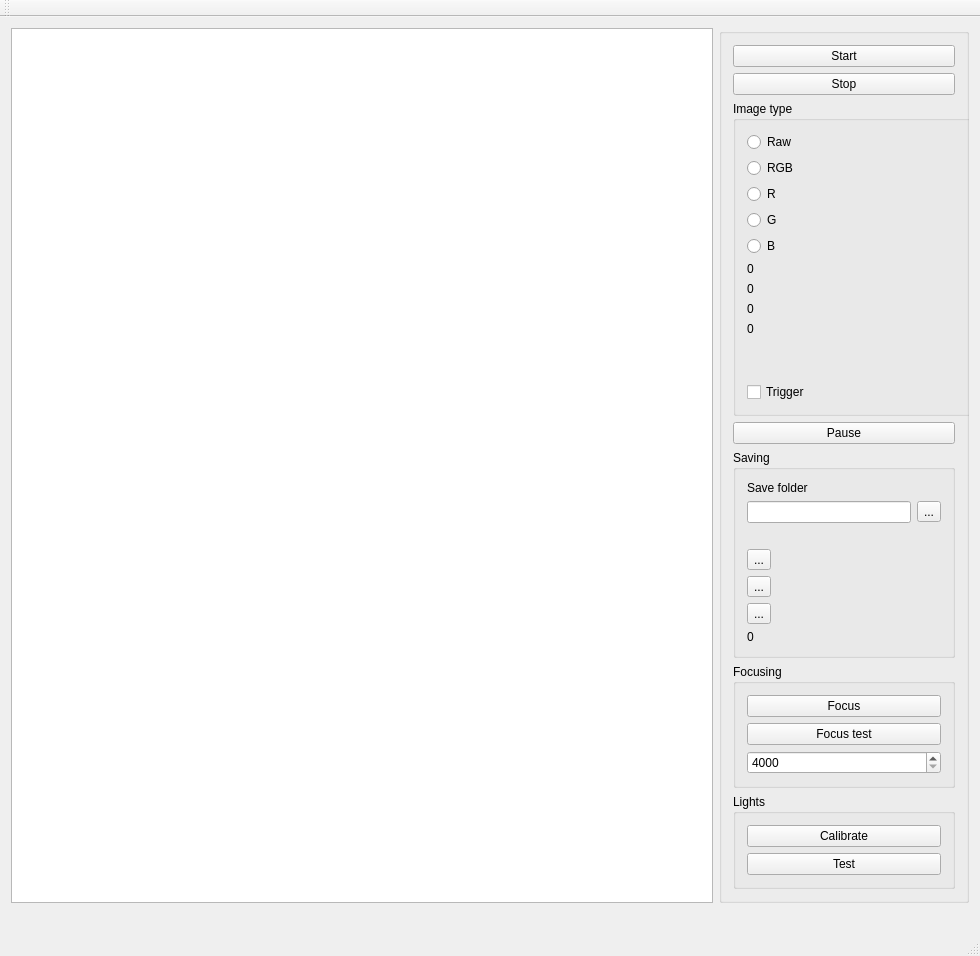
<?xml version="1.0" encoding="UTF-8"?>
<ui version="4.0">
 <class>CameraThreadViewerGUI</class>
 <widget class="QMainWindow" name="CameraThreadViewerGUI">
  <property name="geometry">
   <rect>
    <x>0</x>
    <y>0</y>
    <width>980</width>
    <height>881</height>
   </rect>
  </property>
  <property name="windowTitle">
   <string>CameraThreadViewerGUI</string>
  </property>
  <widget class="QWidget" name="centralWidget">
   <layout class="QGridLayout" name="gridLayout_3">
    <item row="0" column="0">
     <layout class="QHBoxLayout" name="horizontalLayout">
      <item>
       <widget class="ImageViewerWidget" name="imageViewer"/>
      </item>
      <item>
       <widget class="QGroupBox" name="groupBox_3">
        <property name="maximumSize">
         <size>
          <width>250</width>
          <height>16777215</height>
         </size>
        </property>
        <property name="title">
         <string/>
        </property>
        <layout class="QGridLayout" name="gridLayout_2">
         <item row="3" column="0">
          <widget class="QGroupBox" name="groupBox_5">
           <property name="title">
            <string>Lights</string>
           </property>
           <layout class="QGridLayout" name="gridLayout_6">
            <item row="0" column="0">
             <widget class="QPushButton" name="pbLights">
              <property name="text">
               <string>Calibrate</string>
              </property>
             </widget>
            </item>
            <item row="1" column="0">
             <widget class="QPushButton" name="pbLightsTest">
              <property name="text">
               <string>Test</string>
              </property>
             </widget>
            </item>
           </layout>
          </widget>
         </item>
         <item row="0" column="0">
          <layout class="QVBoxLayout" name="verticalLayout_2">
           <item>
            <widget class="QPushButton" name="startButton">
             <property name="text">
              <string>Start</string>
             </property>
            </widget>
           </item>
           <item>
            <widget class="QPushButton" name="stopButton">
             <property name="text">
              <string>Stop</string>
             </property>
            </widget>
           </item>
           <item>
            <widget class="QGroupBox" name="groupBox">
             <property name="minimumSize">
              <size>
               <width>300</width>
               <height>0</height>
              </size>
             </property>
             <property name="title">
              <string>Image type</string>
             </property>
             <layout class="QGridLayout" name="gridLayout_4">
              <item row="4" column="0">
               <widget class="QRadioButton" name="bRadioButton">
                <property name="text">
                 <string>B</string>
                </property>
               </widget>
              </item>
              <item row="8" column="0">
               <widget class="QLabel" name="Rgblabel">
                <property name="text">
                 <string>0</string>
                </property>
               </widget>
              </item>
              <item row="7" column="0">
               <widget class="QLabel" name="label_2">
                <property name="text">
                 <string>0</string>
                </property>
               </widget>
              </item>
              <item row="5" column="0">
               <widget class="QLabel" name="label">
                <property name="text">
                 <string>0</string>
                </property>
               </widget>
              </item>
              <item row="10" column="0">
               <widget class="QLabel" name="lblDark">
                <property name="text">
                 <string/>
                </property>
               </widget>
              </item>
              <item row="0" column="0">
               <widget class="QRadioButton" name="rawRadioButton">
                <property name="text">
                 <string>Raw</string>
                </property>
               </widget>
              </item>
              <item row="2" column="0">
               <widget class="QRadioButton" name="rRadioButton">
                <property name="text">
                 <string>R</string>
                </property>
               </widget>
              </item>
              <item row="6" column="0">
               <widget class="QLabel" name="FPSlabel">
                <property name="text">
                 <string>0</string>
                </property>
               </widget>
              </item>
              <item row="1" column="0">
               <widget class="QRadioButton" name="rgbRadioButton">
                <property name="text">
                 <string>RGB</string>
                </property>
               </widget>
              </item>
              <item row="3" column="0">
               <widget class="QRadioButton" name="gRadioButton">
                <property name="text">
                 <string>G</string>
                </property>
               </widget>
              </item>
              <item row="9" column="0">
               <widget class="QLabel" name="lblImfSize">
                <property name="text">
                 <string/>
                </property>
               </widget>
              </item>
              <item row="11" column="0">
               <widget class="QCheckBox" name="cbTrigger">
                <property name="text">
                 <string>Trigger</string>
                </property>
               </widget>
              </item>
             </layout>
            </widget>
           </item>
           <item>
            <widget class="QPushButton" name="pauseButton">
             <property name="text">
              <string>Pause</string>
             </property>
            </widget>
           </item>
           <item>
            <widget class="QGroupBox" name="groupBox_2">
             <property name="title">
              <string>Saving</string>
             </property>
             <layout class="QGridLayout" name="gridLayout_5">
              <item row="0" column="0">
               <widget class="QLabel" name="label_3">
                <property name="text">
                 <string>Save folder</string>
                </property>
               </widget>
              </item>
              <item row="1" column="0">
               <layout class="QVBoxLayout" name="verticalLayout">
                <item>
                 <layout class="QHBoxLayout" name="horizontalLayout_2">
                  <item>
                   <widget class="QLineEdit" name="saveFolderLineEdit"/>
                  </item>
                  <item>
                   <widget class="QToolButton" name="btnSaveFolder">
                    <property name="text">
                     <string>...</string>
                    </property>
                   </widget>
                  </item>
                 </layout>
                </item>
                <item>
                 <widget class="ClickableLabel" name="lblSaveFolder">
                  <property name="text">
                   <string/>
                  </property>
                  <property name="wordWrap">
                   <bool>true</bool>
                  </property>
                 </widget>
                </item>
               </layout>
              </item>
              <item row="2" column="0">
               <widget class="QToolButton" name="btnStartSave">
                <property name="text">
                 <string>...</string>
                </property>
                <property name="toolButtonStyle">
                 <enum>Qt::ToolButtonIconOnly</enum>
                </property>
               </widget>
              </item>
              <item row="3" column="0">
               <widget class="QToolButton" name="btnEndSave">
                <property name="text">
                 <string>...</string>
                </property>
               </widget>
              </item>
              <item row="4" column="0">
               <widget class="QToolButton" name="btnSnap">
                <property name="text">
                 <string>...</string>
                </property>
               </widget>
              </item>
              <item row="5" column="0">
               <widget class="QLabel" name="lblCounter">
                <property name="text">
                 <string>0</string>
                </property>
               </widget>
              </item>
             </layout>
            </widget>
           </item>
          </layout>
         </item>
         <item row="1" column="0">
          <widget class="QGroupBox" name="groupBox_4">
           <property name="title">
            <string>Focusing</string>
           </property>
           <layout class="QGridLayout" name="gridLayout">
            <item row="0" column="0">
             <widget class="QPushButton" name="pbFocus">
              <property name="text">
               <string>Focus</string>
              </property>
             </widget>
            </item>
            <item row="2" column="0">
             <widget class="QSpinBox" name="sbFirgelliVal">
              <property name="keyboardTracking">
               <bool>false</bool>
              </property>
              <property name="minimum">
               <number>4000</number>
              </property>
              <property name="maximum">
               <number>32767</number>
              </property>
              <property name="singleStep">
               <number>250</number>
              </property>
             </widget>
            </item>
            <item row="1" column="0">
             <widget class="QPushButton" name="btnFocusTest">
              <property name="text">
               <string>Focus test</string>
              </property>
             </widget>
            </item>
           </layout>
          </widget>
         </item>
        </layout>
       </widget>
      </item>
     </layout>
    </item>
    <item row="1" column="0">
     <widget class="QLabel" name="lblError">
      <property name="text">
       <string/>
      </property>
     </widget>
    </item>
   </layout>
  </widget>
  <widget class="QMenuBar" name="menuBar">
   <property name="geometry">
    <rect>
     <x>0</x>
     <y>0</y>
     <width>980</width>
     <height>21</height>
    </rect>
   </property>
  </widget>
  <widget class="QToolBar" name="mainToolBar">
   <attribute name="toolBarArea">
    <enum>TopToolBarArea</enum>
   </attribute>
   <attribute name="toolBarBreak">
    <bool>false</bool>
   </attribute>
  </widget>
  <widget class="QStatusBar" name="statusBar"/>
 </widget>
 <layoutdefault spacing="6" margin="11"/>
 <customwidgets>
  <customwidget>
   <class>ImageViewerWidget</class>
   <extends>QGraphicsView</extends>
   <header location="global">imageviewerwidget.h</header>
  </customwidget>
  <customwidget>
   <class>ClickableLabel</class>
   <extends>QLabel</extends>
   <header>camerathreadviewergui.h</header>
  </customwidget>
 </customwidgets>
 <resources/>
 <connections/>
</ui>
